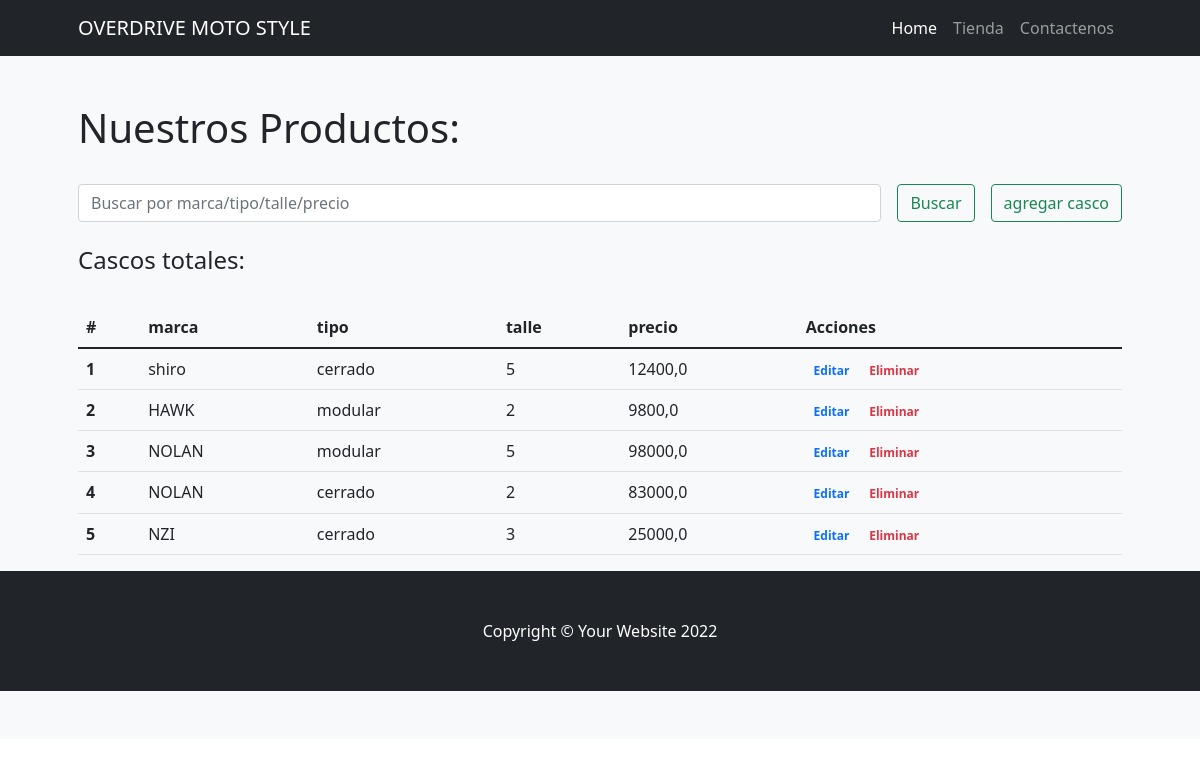
/tiendaapp/cascos/, run on the app's committed database.
### tiendaapp/models.py (models this page shows)
class casco(models.Model):
    marca = models.CharField("Marca", max_length=30)
    tipo = models.CharField("Tipo", max_length=30)
    TALLES= (
    (1, "XS 55 CM"),
    (2, "S 58 CM"),
    (3, "M 60 CM"),
    (4, "L 62 CM" ),
    (5, "XL 63 CM"),
    (6, "XXL 65 CM"),
    )
    talle = models.PositiveSmallIntegerField("Talle", choices=TALLES)
    precio = models.FloatField ("Precio $")

### tiendaapp/views.py (the view)
# urls.py: path('cascos/', cascos, name = 'cascos'),
def cascos (request):
    if request.method == "POST":
        search = request.POST["search"]
        if search != "":
            cascos = casco.objects.filter( Q(marca__icontains=search) | Q(tipo__icontains=search) | Q(talle__icontains=search)| Q(precio__icontains=search) ).values()
            return render(request,"tiendaapp/cascos.html", {"cascos":cascos, "search":True, "busqueda":search})
    cascos = casco.objects.all()
    return render(request, 'tiendaapp/cascos.html', {"cascos":cascos, "search":False})

### tiendaapp/templates/tiendaapp/cascos.html (shortened to what this page needs)
{% extends 'tiendaapp/base.html' %}
{% load static %}
{% block contenidoPagina %}
<section class="bg-light py-5">
    <div class="container px-5">
        <h1>Nuestros Productos:</h1>
        <br>
        <div class="row gx-5 justify-content-center">
            <div class="col-lg-12">
                <form class="d-flex my-2 my-lg-0" action="" method="post">
                    <input class="flex-grow-0 form-control mr-sm-2" type="search" name="search" placeholder="Buscar por marca/tipo/talle/precio" aria-label="Search">
                    <button class="btn btn-outline-success text-nowrap ms-3 my-2 my-sm-0" type="submit">  Buscar</button>
                    <a class="btn btn-outline-success text-nowrap ms-3 my-2 my-sm-0" href="% url 'crear_casco' %}">  agregar casco</a>
                </form>
            </div>
        </div>
        <br>
        <h4>Cascos
            {% if search %}
                para "{{busqueda}}":
            {% else %}
                totales:
            {% endif %}
        </h4>
        <br>
        <div class="row gx-5 justify-content-center">
            <div class="col-lg-20 table-responsive">
                <table class="table table-theme">
                    <thead>
                        <tr>
                            <th scope="col">#</th>
                            <th scope="col">marca</th>
                            <th scope="col">tipo</th>
                            <th scope="col">talle</th>
                            <th scope="col">precio</th>
                            <th scope="col">Acciones</th>
                        </tr>
                    </thead>
                    <tbody>
                        {% for casco in cascos %}
                            <tr>
                                <th scope="row">{{forloop.counter}}</th>
                                <td>{{casco.marca}}</td>
                                <td>{{casco.tipo}}</td>
                                <td>{{casco.talle}}</td>
                                <td>{{casco.precio}}</td>
                                <td>
                                    <a href="{% url 'editar_casco' casco.id %}" class="text-primary badge badge-primary text-decoration-none">  Editar</a>
                                    <a href="{% url 'eliminar_casco' casco.id %}" class="text-danger badge badge-danger text-decoration-none">  Eliminar</a>
                                </td>
                            </tr>
                        {% endfor %}
                    </tbody>
                </table>
            </div>
        </div>
    </div>
{% endblock %}

### data on the page
casco: marca "shiro", tipo "cerrado", talle "5", precio "12400,0"
casco: marca "HAWK", tipo "modular", talle "2", precio "9800,0"
casco: marca "NOLAN", tipo "modular", talle "5", precio "98000,0"
casco: marca "NOLAN", tipo "cerrado", talle "2", precio "83000,0"
casco: marca "NZI", tipo "cerrado", talle "3", precio "25000,0"
